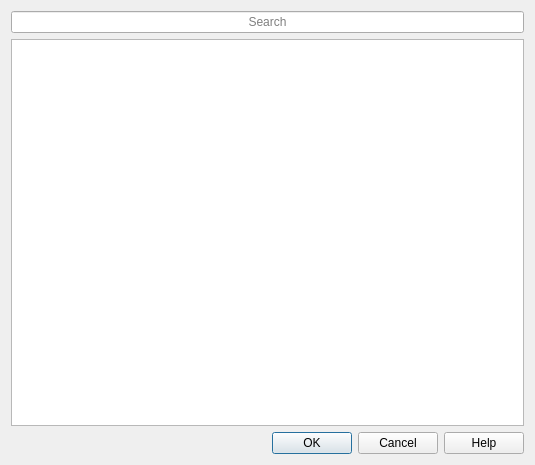
<?xml version="1.0" encoding="UTF-8"?>
<ui version="4.0">
 <class>WineDialog</class>
 <widget class="QDialog" name="WineDialog">
  <property name="geometry">
   <rect>
    <x>0</x>
    <y>0</y>
    <width>535</width>
    <height>465</height>
   </rect>
  </property>
  <property name="windowTitle">
   <string>Wine Version</string>
  </property>
  <layout class="QVBoxLayout" name="verticalLayout">
   <item>
    <widget class="QLineEdit" name="filter">
     <property name="alignment">
      <set>Qt::AlignCenter</set>
     </property>
     <property name="placeholderText">
      <string>Search</string>
     </property>
    </widget>
   </item>
   <item>
    <widget class="HighlightedListView" name="list"/>
   </item>
   <item>
    <widget class="QDialogButtonBox" name="buttonBox">
     <property name="orientation">
      <enum>Qt::Horizontal</enum>
     </property>
     <property name="standardButtons">
      <set>QDialogButtonBox::Cancel|QDialogButtonBox::Help|QDialogButtonBox::Ok</set>
     </property>
    </widget>
   </item>
  </layout>
 </widget>
 <customwidgets>
  <customwidget>
   <class>HighlightedListView</class>
   <extends>QListView</extends>
   <header>src/highlightedlistview.h</header>
  </customwidget>
 </customwidgets>
 <tabstops>
  <tabstop>filter</tabstop>
  <tabstop>list</tabstop>
 </tabstops>
 <resources/>
 <connections>
  <connection>
   <sender>buttonBox</sender>
   <signal>accepted()</signal>
   <receiver>WineDialog</receiver>
   <slot>accept()</slot>
   <hints>
    <hint type="sourcelabel">
     <x>248</x>
     <y>254</y>
    </hint>
    <hint type="destinationlabel">
     <x>157</x>
     <y>274</y>
    </hint>
   </hints>
  </connection>
  <connection>
   <sender>buttonBox</sender>
   <signal>rejected()</signal>
   <receiver>WineDialog</receiver>
   <slot>reject()</slot>
   <hints>
    <hint type="sourcelabel">
     <x>316</x>
     <y>260</y>
    </hint>
    <hint type="destinationlabel">
     <x>286</x>
     <y>274</y>
    </hint>
   </hints>
  </connection>
 </connections>
</ui>
